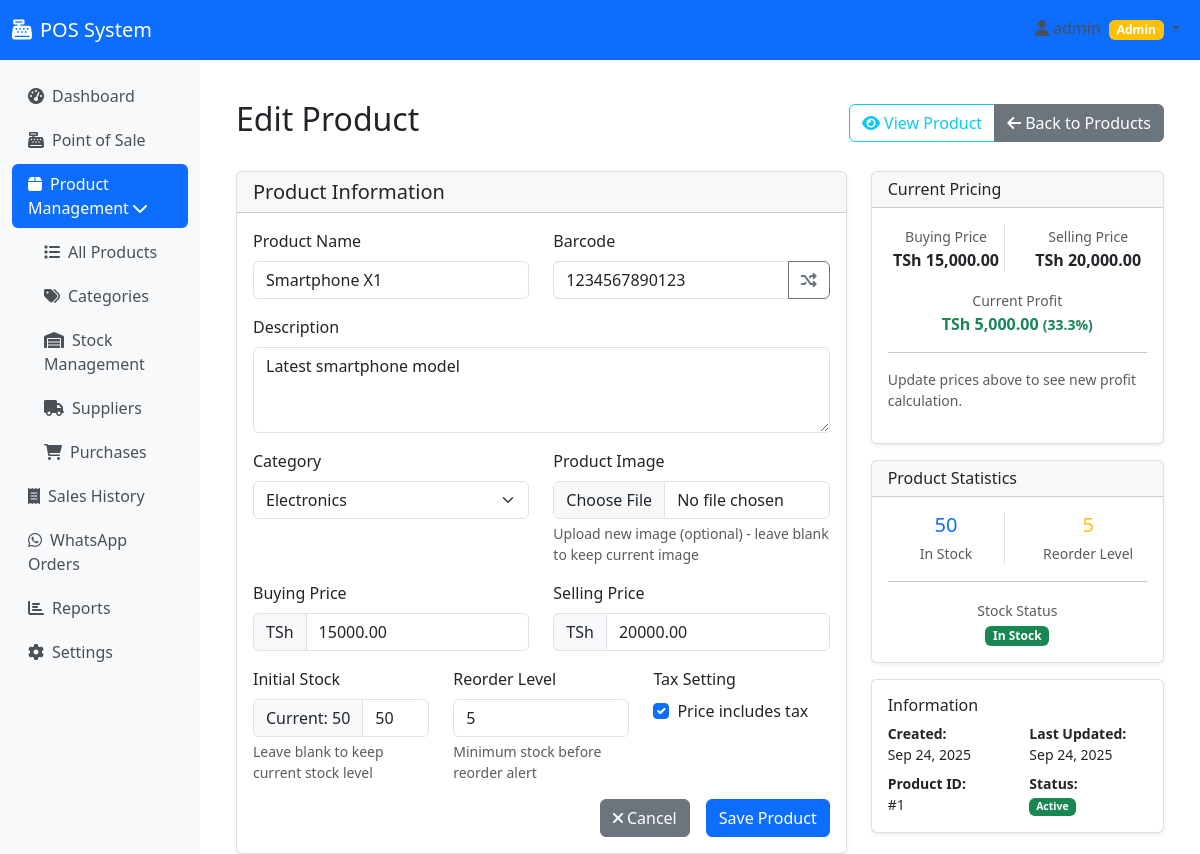
Screenshot of /products/edit/1 (signed in) with the database file from the repository.
### app/models/__init__.py (models this page shows, shortened)
class Product(db.Model):
    id = db.Column(db.Integer, primary_key=True)
    name = db.Column(db.String(200), nullable=False)
    description = db.Column(db.Text)
    barcode = db.Column(db.String(100), unique=True)
    category_id = db.Column(db.Integer, db.ForeignKey('category.id'), nullable=False)
    buying_price = db.Column(db.Numeric(10, 2), nullable=False)
    selling_price = db.Column(db.Numeric(10, 2), nullable=False)
    tax_inclusive = db.Column(db.Boolean, default=True)
    stock_quantity = db.Column(db.Integer, default=0)
    reorder_level = db.Column(db.Integer, default=10)
    image_filename = db.Column(db.String(255))
    created_at = db.Column(db.DateTime, default=datetime.utcnow)
    updated_at = db.Column(db.DateTime, default=datetime.utcnow, onupdate=datetime.utcnow)
    is_active = db.Column(db.Boolean, default=True)
    sale_items = db.relationship('SaleItem', backref='product', lazy=True)
    purchase_items = db.relationship('PurchaseItem', backref='product', lazy=True)
    @property
    def is_low_stock(self):
        return self.stock_quantity <= self.reorder_level

class SystemSettings(db.Model):
    id = db.Column(db.Integer, primary_key=True)
    key = db.Column(db.String(100), unique=True, nullable=False)
    value = db.Column(db.Text)
    description = db.Column(db.Text)
    created_at = db.Column(db.DateTime, default=datetime.utcnow)
    updated_at = db.Column(db.DateTime, default=datetime.utcnow, onupdate=datetime.utcnow)

### app/views/products.py (the view, shortened to what this page needs)
@products_bp.route('/edit/<int:id>', methods=['GET', 'POST'])
@login_required
@admin_required
def edit_product(id):
    product = Product.query.get_or_404(id)
    form = ProductForm(obj=product)
    return render_template('products/edit_product.html', title='Edit Product', form=form, product=product)

### app/templates/products/edit_product.html (shortened to what this page needs)
{% extends "base.html" %}
{% block content %}
<div class="container-fluid">
    <div class="row">
        <div class="col-12">
            <div class="d-flex justify-content-between align-items-center mb-4">
                <h2>Edit Product</h2>
                <div class="btn-group">
                    <a href="{{ url_for('products.view_product', id=product.id) }}" class="btn btn-outline-info">
                        <i class="fas fa-eye me-1"></i>View Product
                    </a>
                    <a href="{{ url_for('products.products') }}" class="btn btn-secondary">
                        <i class="fas fa-arrow-left me-1"></i>Back to Products
                    </a>
                </div>
            </div>
            <div class="row">
                <div class="col-md-8">
                    <div class="card">
                        <div class="card-header">
                            <h5 class="mb-0">Product Information</h5>
                        </div>
                        <div class="card-body">
                            <form method="POST" enctype="multipart/form-data" id="editProductForm">
                                <div class="row">
                                    <div class="col-md-6">
                                        <div class="mb-3">
                                            {{ form.name.label(class="form-label") }}
                                            {{ form.name(class="form-control") }}
                                        </div>
                                    </div>
                                    <div class="col-md-6">
                                        <div class="mb-3">
                                            {{ form.barcode.label(class="form-label") }}
                                            <div class="input-group">
                                                {{ form.barcode(class="form-control") }}
                                                <button type="button" class="btn btn-outline-secondary" onclick="generateBarcode()">
                                                    <i class="fas fa-random"></i>
                                                </button>
                                            </div>
                                        </div>
                                    </div>
                                </div>
                                <div class="mb-3">
                                    {{ form.description.label(class="form-label") }}
                                    {{ form.description(class="form-control", rows="3") }}
                                </div>
                                <div class="row">
                                    <div class="col-md-6">
                                        <div class="mb-3">
                                            {{ form.category_id.label(class="form-label") }}
                                            {{ form.category_id(class="form-select") }}
                                        </div>
                                    </div>
                                    <div class="col-md-6">
                                        <div class="mb-3">
                                            {{ form.image.label(class="form-label") }}
                                            {{ form.image(class="form-control") }}
                                            <div class="form-text">Upload new image (optional) - leave blank to keep current image</div>
                                        </div>
                                    </div>
                                </div>
                                <div class="row">
                                    <div class="col-md-6">
                                        <div class="mb-3">
                                            {{ form.buying_price.label(class="form-label") }}
                                            <div class="input-group">
                                                <span class="input-group-text">{{ get_current_currency().symbol }}</span>
                                                {{ form.buying_price(class="form-control", step="0.01") }}
                                            </div>
                                        </div>
                                    </div>
                                    <div class="col-md-6">
                                        <div class="mb-3">
                                            {{ form.selling_price.label(class="form-label") }}
                                            <div class="input-group">
                                                <span class="input-group-text">{{ get_current_currency().symbol }}</span>
                                                {{ form.selling_price(class="form-control", step="0.01") }}
                                            </div>
                                        </div>
                                    </div>
                                </div>
                                <div class="row">
                                    <div class="col-md-4">
                                        <div class="mb-3">
                                            {{ form.stock_quantity.label(class="form-label") }}
                                            <div class="input-group">
                                                <span class="input-group-text">Current: {{ product.stock_quantity }}</span>
                                                {{ form.stock_quantity(class="form-control") }}
                                            </div>
                                            <div class="form-text">Leave blank to keep current stock level</div>
                                        </div>
                                    </div>
                                    <div class="col-md-4">
                                        <div class="mb-3">
                                            {{ form.reorder_level.label(class="form-label") }}
                                            {{ form.reorder_level(class="form-control") }}
                                            <div class="form-text">Minimum stock before reorder alert</div>
                                        </div>
                                    </div>
                                    <div class="col-md-4">
                                        <div class="mb-3">
                                            <label class="form-label">Tax Setting</label>
                                            <div class="form-check">
                                                {{ form.tax_inclusive(class="form-check-input") }}
                                                {{ form.tax_inclusive.label(class="form-check-label") }}
                                            </div>
                                        </div>
                                    </div>
                                </div>
                                <div class="d-grid gap-2 d-md-flex justify-content-md-end">
                                    <a href="{{ url_for('products.products') }}" class="btn btn-secondary me-md-2">
                                        <i class="fas fa-times me-1"></i>Cancel
                                    </a>
                                    {{ form.submit(class="btn btn-primary") }}
                                </div>
                            </form>
                        </div>
                    </div>
                </div>
                <div class="col-md-4">
                    <div class="card">
                        <div class="card-header">
                            <h6 class="mb-0">Current Pricing</h6>
                        </div>
                        <div class="card-body">
                            <div id="currentPricing">
                                <div class="row text-center mb-3">
                                    <div class="col-6">
                                        <div class="border-end">
                                            <small class="text-muted">Buying Price</small>
                                            <div class="fw-bold">{{ formatCurrency(product.buying_price) }}</div>
                                        </div>
                                    </div>
                                    <div class="col-6">
                                        <small class="text-muted">Selling Price</small>
                                        <div class="fw-bold">{{ formatCurrency(product.selling_price) }}</div>
                                    </div>
                                </div>
                                {% if product.buying_price > 0 %}
                                <div class="text-center">
                                    <small class="text-muted">Current Profit</small>
                                    <div class="fw-bold text-success">
                                        {{ formatCurrency(product.selling_price - product.buying_price) }}
                                        <small>({{ "%.1f"|format(((product.selling_price - product.buying_price) / product.buying_price) * 100) }}%)</small>
                                    </div>
                                </div>
                                {% endif %}
                            </div>
                            <hr>
                            <div id="newPricing">
                                <p class="text-muted small">Update prices above to see new profit calculation.</p>
                            </div>
                        </div>
                    </div>
                    <div class="card mt-3">
                        <div class="card-header">
                            <h6 class="mb-0">Product Statistics</h6>
                        </div>
                        <div class="card-body">
                            <div class="row text-center">
                                <div class="col-6">
                                    <div class="border-end">
                                        <h5 class="text-primary mb-1">{{ product.stock_quantity }}</h5>
                                        <small class="text-muted">In Stock</small>
                                    </div>
                                </div>
                                <div class="col-6">
                                    <h5 class="text-warning mb-1">{{ product.reorder_level }}</h5>
                                    <small class="text-muted">Reorder Level</small>
                                </div>
                            </div>
                            <hr>
                            <div class="row text-center">
                                <div class="col-12">
                                    <small class="text-muted">Stock Status</small>
                                    <div>
                                        {% if product.is_low_stock %}
                                        <span class="badge bg-warning">Low Stock</span>
                                        {% elif product.stock_quantity == 0 %}
                                        <span class="badge bg-danger">Out of Stock</span>
                                        {% else %}
                                        <span class="badge bg-success">In Stock</span>
                                        {% endif %}
                                    </div>
                                </div>
                            </div>
                        </div>
                    </div>
                    <div class="card mt-3">
                        <div class="card-body">
                            <h6 class="card-title">Information</h6>
                            <div class="row small">
                                <div class="col-6">
                                    <div class="mb-2">
                                        <strong>Created:</strong><br>
                                        {{ product.created_at.strftime('%b %d, %Y') if product.created_at else 'N/A' }}
                                    </div>
                                    <div>
                                        <strong>Product ID:</strong><br>
                                        #{{ product.id }}
                                    </div>
                                </div>
                                <div class="col-6">
                                    <div class="mb-2">
                                        <strong>Last Updated:</strong><br>
                                        {{ product.updated_at.strftime('%b %d, %Y') if product.updated_at else 'N/A' }}
                                    </div>
                                    <div>
                                        <strong>Status:</strong><br>
                                        {% if product.is_active %}
                                        <span class="badge bg-success">Active</span>
                                        {% else %}
                                        <span class="badge bg-secondary">Inactive</span>
                                        {% endif %}
                                    </div>
                                </div>
                            </div>
                        </div>
                    </div>
                </div>
            </div>
        </div>
    </div>
</div>
{% endblock %}

### rows the page displays
Product: name "Smartphone X1", barcode "1234567890123", description "Latest smartphone model", category_id "Electronics", buying_price "15000.00", selling_price "20000.00", stock_quantity "50", reorder_level "5", tax_inclusive "☑", buying_price.value "TSh 15,000.00", selling_price.value "TSh 20,000.00", formatCurrency(product.selling_price-product.buying_price) "TSh 5,000.00", selling_price+buying_price "33.3", created_at "Sep 24, 2025", id "1", updated_at "Sep 24, 2025"
SystemSettings: value "TSh"
